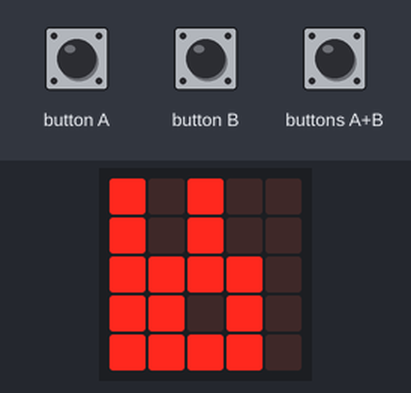
Simulated run of this program. Board: BBC micro:bit running MicroPython. On the bench: the board's 5×5 LED display. Inputs (shaded band) come from the test bench. The 48×5 strip is a reading aid, not a part: it shows the text the display is scrolling, unrolled, one strip-width of it at a time.

Above: at 38.3 s.
38.4 s: button A pressed for 1 s
At 39.9 s:
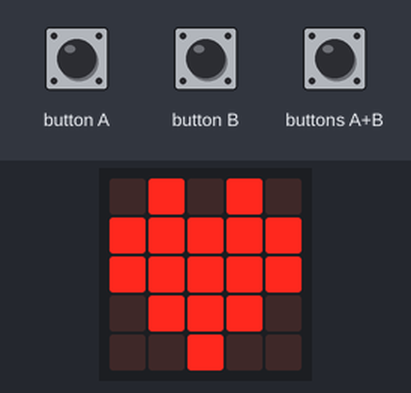
42.4 s: button B pressed for 0.15 s
At 43.7 s:
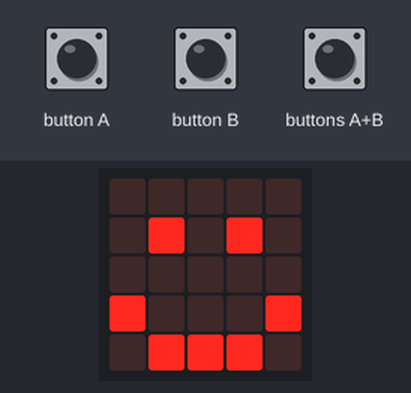
45.9 s: buttons A+B pressed for 0.15 s
At 46.4 s:
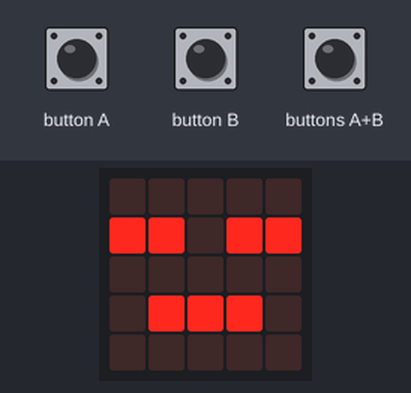

Measured:
- after the input at 38.4 s, the display: changes after 0.50 s (image 1)
- after the input at 42.4 s, the display: changes at once (image 2)
- after the input at 45.9 s, the display: changes at once (image 3)

The program:

miniPET.py
```python
'''
miniPET.py
Title: Program your own micro:bit mini pet
Author: Darrell Little
Date: 12/2/2019
License: GNU General Public License v3.0
Permissions of this strong copyleft license
are conditioned on making available complete
source code of licensed works and modifications,
which include larger works using a licensed work,
under the same license. Copyright and license
notices must be preserved.
'''

from microbit import *
display.scroll("PRESS A TO FEED")
display.scroll("PRESS B TO PLAY")
display.scroll("PRESS A + B TO SLEEP")

display.show(Image.RABBIT)
sleep(2000)

while True:
    if button_a.is_pressed() and button_b.is_pressed():
        display.show(Image.ASLEEP)
        sleep(2000)
    elif button_b.is_pressed():
        display.show(Image.HAPPY)
        sleep(2000)
    elif button_a.is_pressed():
        display.show(Image.HEART)
        sleep(2000)
    else:
        display.show(Image.RABBIT)
```
